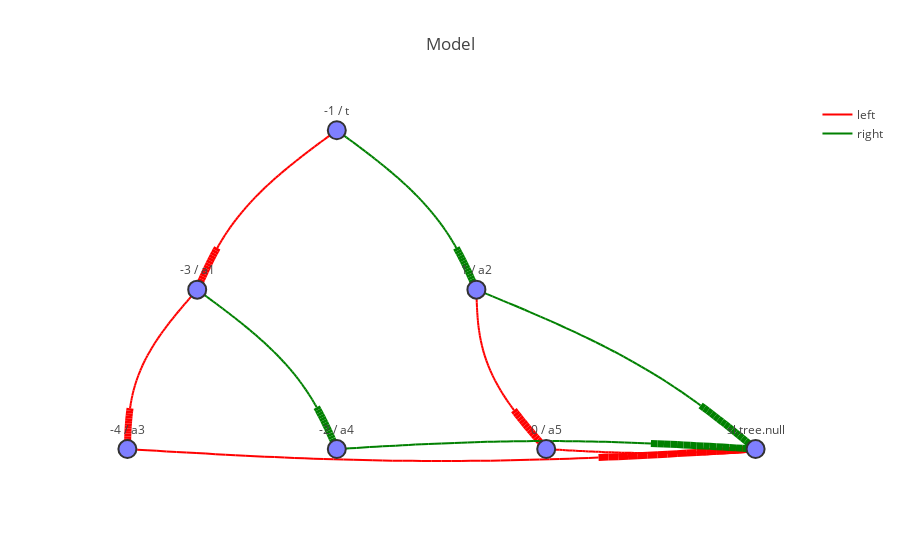

The code cell stored with this chart in its notebook:
### Markdown cell above
To make the plots somewhat easier to understand, tree edges to null are suppressed by default. You can have them added to the graph if you like.

### Code cell
iplot(m, draw_tree_edges_to_null=True)

### Figure 1 — Plotly figure (JSON) as saved in the notebook; plotly's stock layout.template omitted (floating-point values rounded to 4 significant figures; data arrays with more than 128 entries replaced by an {"elided": "..."} marker saying what was removed)
{"data": [{"hoverinfo": "none", "line": {"color": "red", "width": 2}, "mode": "lines", "name": "left", "showlegend": true, "textposition": "top", "type": "scatter", "x": {"elided": "720 float values"}, "y": {"elided": "720 float values"}}, {"hoverinfo": "none", "line": {"color": "red", "width": 7}, "mode": "lines", "showlegend": false, "type": "scatter", "x": {"elided": "240 float values"}, "y": {"elided": "240 float values"}}, {"hoverinfo": "none", "line": {"color": "green", "width": 2}, "mode": "lines", "name": "right", "showlegend": true, "textposition": "top", "type": "scatter", "x": {"elided": "576 float values"}, "y": {"elided": "576 float values"}}, {"hoverinfo": "none", "line": {"color": "green", "width": 7}, "mode": "lines", "showlegend": false, "type": "scatter", "x": {"elided": "192 float values"}, "y": {"elided": "192 float values"}}, {"hoverinfo": "none", "line": {"color": "blue", "width": 2}, "mode": "lines", "name": "next", "showlegend": true, "textposition": "top", "type": "scatter", "x": [], "y": []}, {"hoverinfo": "none", "line": {"color": "blue", "width": 7}, "mode": "lines", "showlegend": false, "type": "scatter", "x": [], "y": []}, {"hoverinfo": "text", "marker": {"color": "rgb(127,127,255)", "line": {"color": "rgb(50,50,50)", "width": 2}, "size": 18, "symbol": "dot"}, "mode": "markers+text", "showlegend": false, "text": ["-3 / a1", "1 / a2", "-4 / a3", "-2 / a4", "0 / a5", "sl.tree.null", "-1 / t"], "textposition": "top", "type": "scatter", "x": [1.333, 2.667, 1, 2, 3, 4, 2], "y": [-3, -3, -5, -5, -5, -5, -1]}], "layout": {"font": {"size": 12}, "hovermode": "closest", "title": "Model", "xaxis": {"showgrid": false, "showticklabels": false, "zeroline": false}, "yaxis": {"showgrid": false, "showticklabels": false, "zeroline": false}}}
